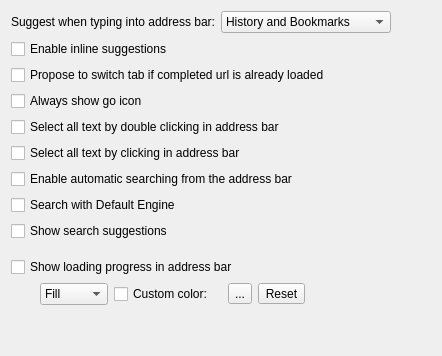
             <widget class="QWidget" name="addressBarBehaviourPage">
              <attribute name="title">
               <string>Address Bar behaviour</string>
              </attribute>
              <layout class="QVBoxLayout" name="verticalLayout_3">
               <item>
                <layout class="QHBoxLayout" name="horizontalLayout_16">
                 <item>
                  <widget class="QLabel" name="label_59">
                   <property name="text">
                    <string>Suggest when typing into address bar:</string>
                   </property>
                  </widget>
                 </item>
                 <item>
                  <widget class="QComboBox" name="addressbarCompletion">
                   <property name="minimumSize">
                    <size>
                     <width>170</width>
                     <height>0</height>
                    </size>
                   </property>
                   <item>
                    <property name="text">
                     <string>History and Bookmarks</string>
                    </property>
                   </item>
                   <item>
                    <property name="text">
                     <string>History</string>
                    </property>
                   </item>
                   <item>
                    <property name="text">
                     <string>Bookmarks</string>
                    </property>
                   </item>
                   <item>
                    <property name="text">
                     <string>Nothing</string>
                    </property>
                   </item>
                  </widget>
                 </item>
                 <item>
                  <spacer name="horizontalSpacer_23">
                   <property name="orientation">
                    <enum>Qt::Orientation::Horizontal</enum>
                   </property>
                   <property name="sizeType">
                    <enum>QSizePolicy::Policy::Expanding</enum>
                   </property>
                   <property name="sizeHint" stdset="0">
                    <size>
                     <width>40</width>
                     <height>20</height>
                    </size>
                   </property>
                  </spacer>
                 </item>
                </layout>
               </item>
               <item>
                <widget class="QCheckBox" name="useInlineCompletion">
                 <property name="text">
                  <string>Enable inline suggestions</string>
                 </property>
                </widget>
               </item>
               <item>
                <widget class="QCheckBox" name="completionShowSwitchTab">
                 <property name="toolTip">
                  <string>Press &quot;Shift&quot; to not switch the tab but load the url in the current tab</string>
                 </property>
                 <property name="text">
                  <string>Propose to switch tab if completed url is already loaded</string>
                 </property>
                </widget>
               </item>
               <item>
                <widget class="QCheckBox" name="alwaysShowGoIcon">
                 <property name="text">
                  <string>Always show go icon</string>
                 </property>
                </widget>
               </item>
               <item>
                <widget class="QCheckBox" name="selectAllOnFocus">
                 <property name="text">
                  <string>Select all text by double clicking in address bar</string>
                 </property>
                </widget>
               </item>
               <item>
                <widget class="QCheckBox" name="selectAllOnClick">
                 <property name="text">
                  <string>Select all text by clicking in address bar</string>
                 </property>
                </widget>
               </item>
               <item>
                <widget class="QCheckBox" name="searchFromAddressBar">
                 <property name="text">
                  <string>Enable automatic searching from the address bar</string>
                 </property>
                </widget>
               </item>
               <item>
                <widget class="QCheckBox" name="searchWithDefaultEngine">
                 <property name="text">
                  <string>Search with Default Engine</string>
                 </property>
                </widget>
               </item>
               <item>
                <widget class="QCheckBox" name="showABSearchSuggestions">
                 <property name="text">
                  <string>Show search suggestions</string>
                 </property>
                </widget>
               </item>
               <item>
                <spacer name="verticalSpacer_16">
                 <property name="orientation">
                  <enum>Qt::Orientation::Vertical</enum>
                 </property>
                 <property name="sizeType">
                  <enum>QSizePolicy::Policy::Fixed</enum>
                 </property>
                 <property name="sizeHint" stdset="0">
                  <size>
                   <width>20</width>
                   <height>10</height>
                  </size>
                 </property>
                </spacer>
               </item>
               <item>
                <widget class="QCheckBox" name="showLoadingInAddressBar">
                 <property name="text">
                  <string>Show loading progress in address bar</string>
                 </property>
                </widget>
               </item>
               <item>
                <widget class="QWidget" name="adressProgressSettings" native="true">
                 <layout class="QHBoxLayout" name="horizontalLayout_18">
                  <property name="topMargin">
                   <number>0</number>
                  </property>
                  <property name="bottomMargin">
                   <number>0</number>
                  </property>
                  <item>
                   <spacer name="horizontalSpacer">
                    <property name="orientation">
                     <enum>Qt::Orientation::Horizontal</enum>
                    </property>
                    <property name="sizeType">
                     <enum>QSizePolicy::Policy::Fixed</enum>
                    </property>
                    <property name="sizeHint" stdset="0">
                     <size>
                      <width>20</width>
                      <height>20</height>
                     </size>
                    </property>
                   </spacer>
                  </item>
                  <item>
                   <widget class="QComboBox" name="progressStyleSelector">
                    <item>
                     <property name="text">
                      <string>Fill</string>
                     </property>
                    </item>
                    <item>
                     <property name="text">
                      <string>Bottom</string>
                     </property>
                    </item>
                    <item>
                     <property name="text">
                      <string>Top</string>
                     </property>
                    </item>
                   </widget>
                  </item>
                  <item>
                   <widget class="QCheckBox" name="checkBoxCustomProgressColor">
                    <property name="text">
                     <string>Custom color:</string>
                    </property>
                   </widget>
                  </item>
                  <item>
                   <widget class="QWidget" name="progressBarColorSelector" native="true">
                    <layout class="QHBoxLayout" name="horizontalLayout_19">
                     <property name="topMargin">
                      <number>0</number>
                     </property>
                     <property name="bottomMargin">
                      <number>0</number>
                     </property>
                     <item>
                      <widget class="MacToolButton" name="customColorToolButton">
                       <property name="toolTip">
                        <string>Select color</string>
                       </property>
                       <property name="text">
                        <string>...</string>
                       </property>
                      </widget>
                     </item>
                     <item>
                      <widget class="MacToolButton" name="resetProgressBarcolor">
                       <property name="text">
                        <string>Reset</string>
                       </property>
                      </widget>
                     </item>
                    </layout>
                   </widget>
                  </item>
                  <item>
                   <spacer name="horizontalSpacer_9">
                    <property name="orientation">
                     <enum>Qt::Orientation::Horizontal</enum>
                    </property>
                    <property name="sizeHint" stdset="0">
                     <size>
                      <width>40</width>
                      <height>20</height>
                     </size>
                    </property>
                   </spacer>
                  </item>
                 </layout>
                </widget>
               </item>
               <item>
                <spacer name="verticalSpacer_7">
                 <property name="orientation">
                  <enum>Qt::Orientation::Vertical</enum>
                 </property>
                 <property name="sizeHint" stdset="0">
                  <size>
                   <width>20</width>
                   <height>40</height>
                  </size>
                 </property>
                </spacer>
               </item>
              </layout>
             </widget>
